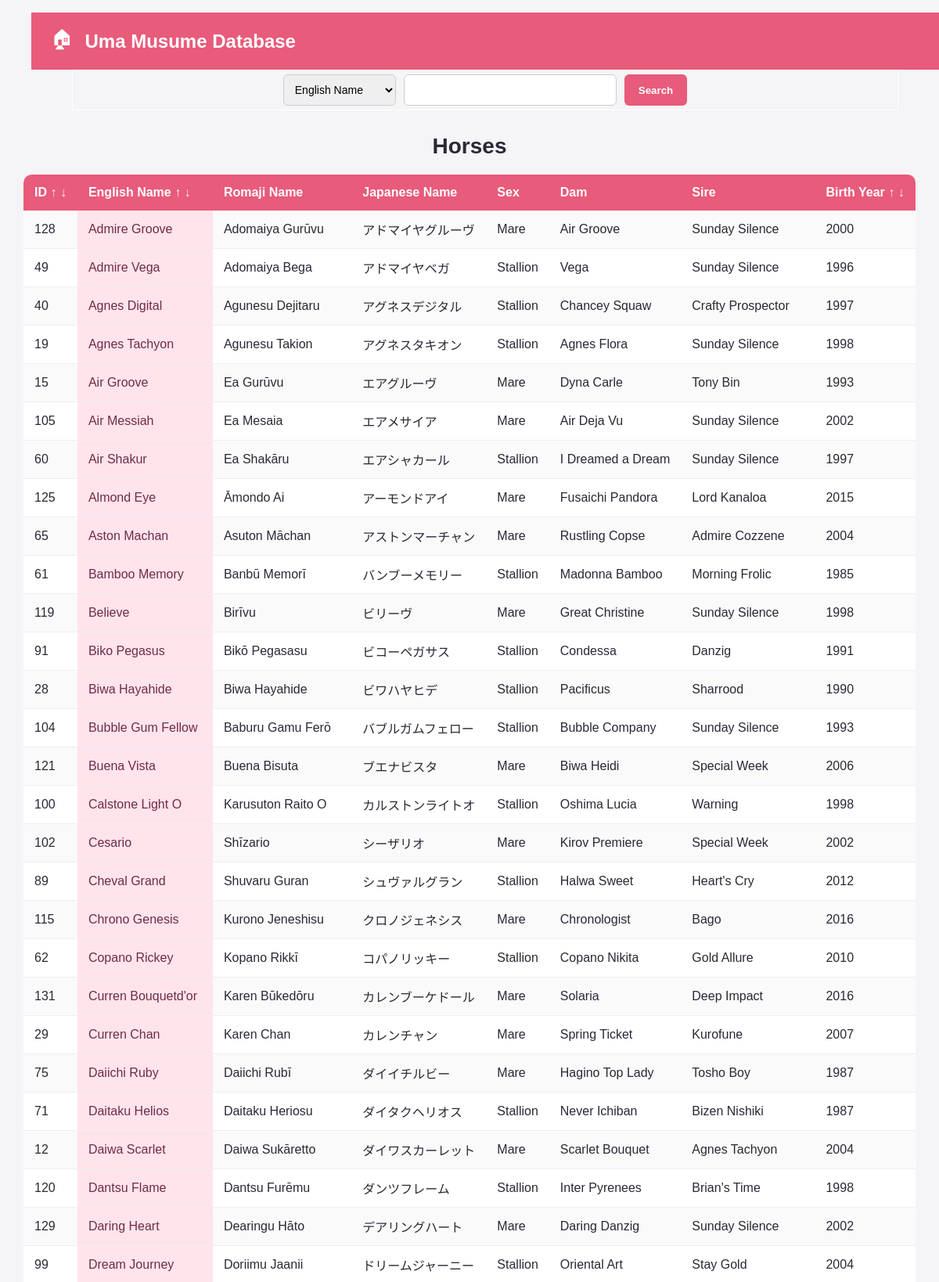
Screenshot of /sort_horses (upper part) with the database file from the repository.
### tables this page shows
CREATE TABLE "umamusume"
(
    id                integer
        constraint umamusume_pk
            primary key autoincrement,
    eng_name          text,
    rom_name          text,
    jap_name          text,
    star_rarity       integer,
    voice_actor       text,
    birthday          text,
    height            integer,
    measurements      text,
    character_weight  text,
    shoe_size         text,
    roommate          text,
    emoji             text,
    likes             text,
    dislikes          text,
    ears              text,
    tail              text,
    family            text,
    personal_rule     text,
    background        text,
    secrets           text,
    global_status     boolean,
    strategy_aptitude text,
    distance_aptitude text,
    surface_aptitude  text,
    unique_skill      text,
    alt_outfits       text,
    birth_year        text,
    sex               text,
    dam               text,
    sire              text,
    horse_weight      integer,
    country           text,
    jockey            text,
    owner             text,
    farm              text,
    record            text,
    total_earnings    integer,
    notable_wins      text,
    offspring         integer,
    deceased_status   boolean
);

### app.py (the view)
@app.route('/sort_horses')
def sort_horses():
    column = request.args.get('column', 'eng_name')
    order = request.args.get('order', 'ASC').upper()
    query = "SELECT id, eng_name, rom_name, jap_name, sex, dam, sire, birth_year, horse_weight, country, jockey, owner, farm, record, total_earnings, notable_wins, offspring, deceased_status FROM umamusume ORDER BY " + column + " " + order
    con = create_connection(DATABASE)
    cur = con.cursor()
    cur.execute(query)
    horse_list = cur.fetchall()
    con.close()
    return render_template("horses.html", horses=horse_list)

### app.py (called while the page is built)
def create_connection(db_file):
   try:
       connection = sqlite3.connect(db_file)
       return connection
   except Error as e:
       print(e)
   return None

### templates/horses.html (shortened to what this page needs)
<!DOCTYPE html>
<html lang="en">
<head>
    <link rel="stylesheet" href="/static/css/style.css">
</head>
<body>
<ul>
    <header>
        <a href="/" class="home-button">🏠︎</a>
        <h1>Uma Musume Database</h1>
    </header>
    <form action="/search_horses" method="POST">
    <select name="column">
        <option value="eng_name">English Name</option>
    </select>
        <input type="text" name="search">
        <button type="submit">Search</button>
    </form>
</ul>
<h2>Horses</h2>
<div class="table-container">
    <table>
        <tr>
            <th>
                ID
                <a href="/sort_horses?column=ID&order=ASC">↑</a>
                <a href="/sort_horses?column=ID&order=DESC">↓</a>
            </th>
            <th>
                English Name
                <a href="/sort_horses?column=eng_name&order=ASC">↑</a>
                <a href="/sort_horses?column=eng_name&order=DESC">↓</a>
            </th>
            <th>Romaji Name</th>
            <th>Japanese Name</th>
            <th>Sex</th>
            <th>Dam</th>
            <th>Sire</th>
            <th>
                Birth Year
                <a href="/sort_horses?column=birth_year&order=ASC">↑</a>
                <a href="/sort_horses?column=birth_year&order=DESC">↓</a>
            </th>
        </tr>
        {% for horse in horses %}
        <tr>
            <td>{{ horse[0] }}</td>
            <td>{{ horse[1] }}</td>
            <td>{{ horse[2] }}</td>
            <td>{{ horse[3] }}</td>
            <td>{{ horse[4] }}</td>
            <td>{{ horse[5] }}</td>
            <td>{{ horse[6] }}</td>
            <td>{{ horse[7] }}</td>
        </tr>
        {% endfor %}
    </table>
</div>
</body>
</html>

### static/css/style.css (style rules this page uses)
form { border: 1px solid white; padding: 5px; margin: 5px; }
body { margin: 0; font-family: Arial, sans-serif; background-color: #f5f5f7; color: #292936; }
header { background-color: #e85b7a; padding: 15px 25px; color: white; display: flex; align-items: center; }
header h1 { margin: 0; font-size: 24px; }
.home-button { color: white; text-decoration: none; font-size: 25px; margin-right: 15px; }
h2 { text-align: center; margin: 30px 0 20px; font-size: 28px; }
form { width: 90%; margin: 0 auto 25px; display: flex; justify-content: center; gap: 10px; }
select, input { padding: 10px; border: 1px solid #ccc; border-radius: 6px; font-size: 14px; }
input { width: 250px; }
button { padding: 10px 18px; border: none; border-radius: 6px; background-color: #e85b7a; color: white; cursor: pointer; font-weight: bold; }
table { width: 95%; margin: auto; border-collapse: collapse; background-color: white; box-shadow: 0 4px 15px rgba(0, 0, 0, 0.1); border-radius: 10px; overflow: hidden; }
th { background-color: #e85b7a; color: white; padding: 14px; text-align: left; white-space: nowrap; }
td { padding: 12px 14px; border-bottom: 1px solid #eeeeee; white-space: nowrap; }
tr:nth-child(even) { background-color: #fafafa; }
.table-container { width: 95%; margin: auto; overflow-x: auto; border-radius: 10px; }
th a { color: white; text-decoration: none; }
td:nth-child(2) { position: sticky; left: 0; background-color: #ffe4ec; color: #702b46; z-index: 2; }
th:nth-child(2) { background-color: #e85b7a; color: white; }

### rows the page displays
umamusume: id "128", eng_name "Admire Groove", rom_name "Adomaiya Gurūvu", jap_name "アドマイヤグルーヴ", sex "Mare", dam "Air Groove", sire "Sunday Silence", birth_year "2000"
umamusume: id "49", eng_name "Admire Vega", rom_name "Adomaiya Bega", jap_name "アドマイヤベガ", sex "Stallion", dam "Vega", sire "Sunday Silence", birth_year "1996"
umamusume: id "40", eng_name "Agnes Digital", rom_name "Agunesu Dejitaru", jap_name "アグネスデジタル", sex "Stallion", dam "Chancey Squaw", sire "Crafty Prospector", birth_year "1997"
umamusume: id "19", eng_name "Agnes Tachyon", rom_name "Agunesu Takion", jap_name "アグネスタキオン", sex "Stallion", dam "Agnes Flora", sire "Sunday Silence", birth_year "1998"
umamusume: id "15", eng_name "Air Groove", rom_name "Ea Gurūvu", jap_name "エアグルーヴ", sex "Mare", dam "Dyna Carle", sire "Tony Bin", birth_year "1993"
umamusume: id "105", eng_name "Air Messiah", rom_name "Ea Mesaia", jap_name "エアメサイア", sex "Mare", dam "Air Deja Vu", sire "Sunday Silence", birth_year "2002"
umamusume: id "60", eng_name "Air Shakur", rom_name "Ea Shakāru", jap_name "エアシャカール", sex "Stallion", dam "I Dreamed a Dream", sire "Sunday Silence", birth_year "1997"
umamusume: id "125", eng_name "Almond Eye", rom_name "Āmondo Ai", jap_name "アーモンドアイ", sex "Mare", dam "Fusaichi Pandora", sire "Lord Kanaloa", birth_year "2015"
umamusume: id "65", eng_name "Aston Machan", rom_name "Asuton Māchan", jap_name "アストンマーチャン", sex "Mare", dam "Rustling Copse", sire "Admire Cozzene", birth_year "2004"
umamusume: id "61", eng_name "Bamboo Memory", rom_name "Banbū Memorī", jap_name "バンブーメモリー", sex "Stallion", dam "Madonna Bamboo", sire "Morning Frolic", birth_year "1985"
umamusume: id "119", eng_name "Believe", rom_name "Birīvu", jap_name "ビリーヴ", sex "Mare", dam "Great Christine", sire "Sunday Silence", birth_year "1998"
umamusume: id "91", eng_name "Biko Pegasus", rom_name "Bikō Pegasasu", jap_name "ビコーペガサス", sex "Stallion", dam "Condessa", sire "Danzig", birth_year "1991"
umamusume: id "28", eng_name "Biwa Hayahide", rom_name "Biwa Hayahide", jap_name "ビワハヤヒデ", sex "Stallion", dam "Pacificus", sire "Sharrood", birth_year "1990"
umamusume: id "104", eng_name "Bubble Gum Fellow", rom_name "Baburu Gamu Ferō", jap_name "バブルガムフェロー", sex "Stallion", dam "Bubble Company", sire "Sunday Silence", birth_year "1993"
umamusume: id "121", eng_name "Buena Vista", rom_name "Buena Bisuta", jap_name "ブエナビスタ", sex "Mare", dam "Biwa Heidi", sire "Special Week", birth_year "2006"
umamusume: id "100", eng_name "Calstone Light O", rom_name "Karusuton Raito O", jap_name "カルストンライトオ", sex "Stallion", dam "Oshima Lucia", sire "Warning", birth_year "1998"
umamusume: id "102", eng_name "Cesario", rom_name "Shīzario", jap_name "シーザリオ", sex "Mare", dam "Kirov Premiere", sire "Special Week", birth_year "2002"
umamusume: id "89", eng_name "Cheval Grand", rom_name "Shuvaru Guran", jap_name "シュヴァルグラン", sex "Stallion", dam "Halwa Sweet", sire "Heart's Cry", birth_year "2012"
umamusume: id "115", eng_name "Chrono Genesis", rom_name "Kurono Jeneshisu", jap_name "クロノジェネシス", sex "Mare", dam "Chronologist", sire "Bago", birth_year "2016"
umamusume: id "62", eng_name "Copano Rickey", rom_name "Kopano Rikkī", jap_name "コパノリッキー", sex "Stallion", dam "Copano Nikita", sire "Gold Allure", birth_year "2010"
umamusume: id "131", eng_name "Curren Bouquetd'or", rom_name "Karen Būkedōru", jap_name "カレンブーケドール", sex "Mare", dam "Solaria", sire "Deep Impact", birth_year "2016"
umamusume: id "29", eng_name "Curren Chan", rom_name "Karen Chan", jap_name "カレンチャン", sex "Mare", dam "Spring Ticket", sire "Kurofune", birth_year "2007"
umamusume: id "75", eng_name "Daiichi Ruby", rom_name "Daiichi Rubī", jap_name "ダイイチルビー", sex "Mare", dam "Hagino Top Lady", sire "Tosho Boy", birth_year "1987"
umamusume: id "71", eng_name "Daitaku Helios", rom_name "Daitaku Heriosu", jap_name "ダイタクヘリオス", sex "Stallion", dam "Never Ichiban", sire "Bizen Nishiki", birth_year "1987"
umamusume: id "12", eng_name "Daiwa Scarlet", rom_name "Daiwa Sukāretto", jap_name "ダイワスカーレット", sex "Mare", dam "Scarlet Bouquet", sire "Agnes Tachyon", birth_year "2004"
umamusume: id "120", eng_name "Dantsu Flame", rom_name "Dantsu Furēmu", jap_name "ダンツフレーム", sex "Stallion", dam "Inter Pyrenees", sire "Brian's Time", birth_year "1998"
umamusume: id "129", eng_name "Daring Heart", rom_name "Dearingu Hāto", jap_name "デアリングハート", sex "Mare", dam "Daring Danzig", sire "Sunday Silence", birth_year "2002"
umamusume: id "99", eng_name "Dream Journey", rom_name "Doriimu Jaanii", jap_name "ドリームジャーニー", sex "Stallion", dam "Oriental Art", sire "Stay Gold", birth_year "2004"
